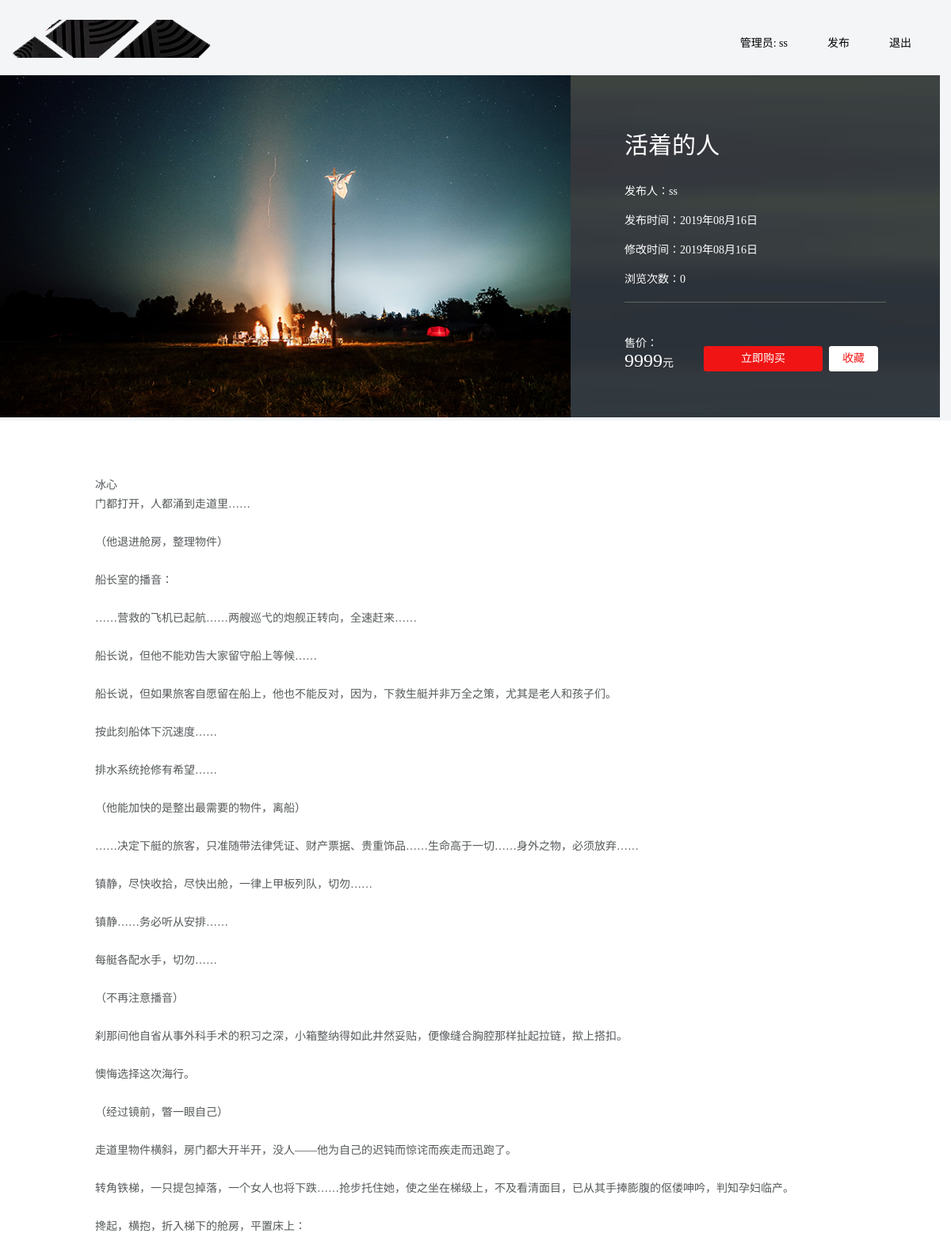
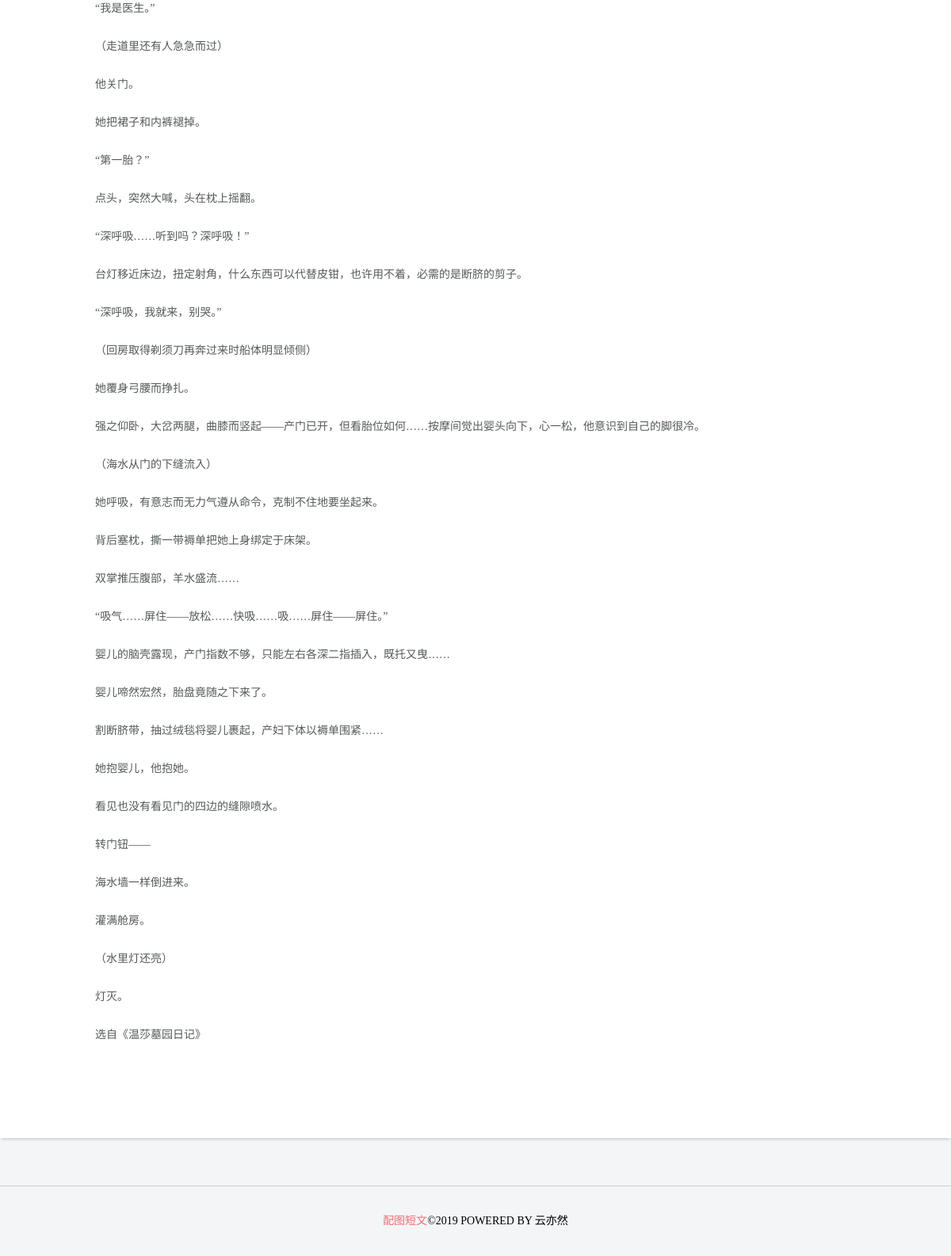
The page /detail.php?id=22 (signed in) on the database its author committed (2 pictures, top to bottom).
### tables this page shows
CREATE TABLE `im_user` (
  `id` int(11) NOT NULL AUTO_INCREMENT COMMENT '主键id',
  `username` varchar(50) DEFAULT NULL COMMENT '用户名',
  `password` varchar(50) DEFAULT NULL COMMENT '密码',
  `create_time` int(11) DEFAULT NULL COMMENT '创建时间',
  PRIMARY KEY (`id`)
);

CREATE TABLE `im_goods` (
  `id` int(11) NOT NULL AUTO_INCREMENT COMMENT '商品id',
  `goods_name` varchar(100) DEFAULT NULL COMMENT '商品名称',
  `price` int(11) DEFAULT NULL COMMENT '商品价格',
  `pic` varchar(255) DEFAULT NULL COMMENT '商品图片',
  `des` varchar(200) DEFAULT NULL COMMENT '商品简介',
  `content` longtext COMMENT '商品详细信息',
  `user_id` int(11) DEFAULT NULL COMMENT '用户id',
  `create_time` int(11) DEFAULT NULL COMMENT '发布时间',
  `update_time` int(11) DEFAULT NULL COMMENT '修改时间',
  `goods_view` int(11) DEFAULT NULL COMMENT '浏览次数',
  PRIMARY KEY (`id`)
);

### lib/fun.php (called while the page is built, shortened)
<?php
function checkLogin()
{
    return true;
}

### detail.php (the view, shortened to what this page needs)
<?php
include_once './lib/fun.php';
if($login = checkLogin())
{
    $user = $_SESSION['user'];
}
$goodsId = isset($_GET['id']) && is_numeric($_GET['id'])?intval($_GET['id']):'';
$sql = "SELECT * FROM im_goods WHERE id = '{$goodsId}'";
$obj = mysql_query($sql);
if(!$goods = mysql_fetch_assoc($obj))
{
    msg(2,'东西不存在','index.php');
}
$sql = "SELECT * FROM im_user WHERE id = '{$goods['user_id']}'";
$obj = mysql_query($sql);
$user = mysql_fetch_assoc($obj);
?>
<!DOCTYPE html>
<html lang="en">
<head>
    <link rel="stylesheet" type="text/css" href="./static/css/common.css" />
    <link rel="stylesheet" type="text/css" href="./static/css/detail.css" />
</head>
<body class="bgf8">
<div class="header">
    <div class="logo f1">
        <img src="./static/image/logo.png">
    </div>
    <div class="auth fr">
        <ul>
            <?php if($login):?>
                <li><span>管理员: <?php echo $user['username'] ?></span></li>
                <li><a href="publish.php">发布</a></li>
                <li><a href="login_out.php">退出</a></li>
            <?php else: ?>
                <li><a href="login.php">登录</a></li>
                <li><a href="register.php">注册</a></li>
            <?php endif; ?>
    </div>
</div>
<div class="content">
    <div class="section" style="margin-top:20px;">
        <div class="width1200">
            <div class="fl"><img src="<?php echo $goods['pic']?>" width="720px" height="432px"/></div>
            <div class="fl sec_intru_bg">
                <dl>
                    <dt><?php echo $goods['goods_name']?></dt>
                    <dd>
                        <p>发布人：<span><?php echo $user['username']?></span></p>
                        <p>发布时间：<span><?php echo date('Y年m月d日',$goods['create_time'])?></span></p>
                        <p>修改时间：<span><?php echo date('Y年m月d日',$goods['update_time'])?></span></p>
                        <p>浏览次数：<span><?php echo $goods['goods_view']?></span></p>
                    </dd>
                </dl>
                <ul>
                    <li>售价：<br/><span class="price"><?php echo $goods['price']?></span>元</li>
                    <li class="btn"><a href="javascript:;" class="btn btn-bg-red" style="margin-left:38px;">立即购买</a></li>
                    <li class="btn"><a href="javascript:;" class="btn btn-sm-white" style="margin-left:8px;">收藏</a></li>
                </ul>
            </div>
        </div>
    </div>
    <div class="secion_words">
        <div class="width1200">
            <div class="secion_wordsCon">
                <?php echo $goods['content']?>
            </div>
        </div>
    </div>
</div>
<div class="footer">
    <p><span>配图短文</span>©2019 POWERED BY 云亦然</p>
</div>
</body>
</html>

### static/css/common.css (style rules this page uses)
* { margin:0; padding:0; }
body { font-size:14px;font-family:"microsoft YaHei"; background:#f4f5f7; }
a { text-decoration:none; }
.fl { float:left; }
.fr { float:right; }
.header { overflow: hidden; width:1200px; height: 50px; margin:25px auto 0 auto; }
.header .logo { width:300px; float:left; }
.header .auth { float:right; }
.header ul { list-style: none;overflow: hidden;line-height:60px; }
.header ul li { float:left;margin-right:50px; }
.header ul li a { color:#000; }
.content { width: 1200px; height:auto; margin: 0 auto; margin-top:20px; }
.footer { height:88px; margin:60px auto 0 auto; width:1200px; border-top:1px solid #CCC; overflow:hidden; }
.footer p { text-align: center;line-height: 88px;margin:0px; }
.footer p span { color:#f96972; }

### static/css/detail.css (style rules this page uses)
.width1200 { width:1200px; margin:auto; overflow:hidden }
.btn { border-radius:3px; -moz-border-radius:3px; -ms-border-radius:3px; -o-border-radius:3px; -webkit-border-radius:3px; text-align:center; }
.btn-bg-red { display:inline-block; width:150px; height:32px; line-height:32px; background-color:#f01414; color:#fff; }
.btn-sm-white { display:inline-block; width:62px; height:32px; line-height:32px; background-color:#fff; color:#f01414; }
.section .sec_intru_bg { background:url(../image/details_01.png) no-repeat center; width:330px; height:368px; color:#fff; padding-top:64px; padding-left:68px; padding-right:68px; font-size:14px; }
.section .sec_intru_bg dl { border-bottom:1px solid #596364; padding-bottom:10px; margin-bottom:40px; }
.section .sec_intru_bg dt { font-size:30px; margin-bottom:20px; }
.section .sec_intru_bg dd { line-height:37px; }
.section .sec_intru_bg ul { overflow:hidden; }
.section .sec_intru_bg ul li { float:left;overflow:hidden; }
.section .sec_intru_bg ul li.btn { margin-top:15px; }
.section .sec_intru_bg ul li span.price { font-size:24px; }
.secion_words .width1200 { box-shadow:0px 4px 3px -2px #d1d1d2; }
.secion_wordsCon { background-color:#fff; padding:70px 120px; font-size:14px; color:#55595a; line-height:24px; box-shadow: 2px 4px 6px #000; }

### rows shown on the page
im_user: username "ss"
im_goods: pic (picture), goods_name "活着的人", create_time "2019年08月16日", update_time "2019年08月16日", goods_view "0", price "9999", content "冰心 门都打开，人都涌到走道里…… （他退进舱房，整理物件） 船长室的播音： ……营救的飞机已起航……两艘巡弋的炮舰正转向，全速赶来…… 船长说，但他不能劝告大家留守船上等候…… 船长说，但如果旅客自愿留在船上，他也不能反对，因为，下救生艇并非万全之策，尤其是老人和孩子们。 按此刻船体下沉速度…… 排水系统抢修有希望…… （他能加快的是整出最需要的物件，离船） ……决定下艇的旅客，只准随带法律凭证、财产票据、贵重饰品……生命高于一切……身外之物，必须放弃…… 镇静，尽快收拾，尽快出舱，一律上甲板列队，切勿…… 镇静……务必听从安排…… 每艇各配水手，切勿…… （不再注意播音） 刹那间他自省从事外科手术的积习之深，小箱整纳得如此井然妥贴，便像缝合胸腔那样扯起拉链，揿上搭扣。 懊悔选择这次海行。 （经过镜前，瞥一眼自己） 走道里物件横斜，房门都大开半开，没人——他为自己的迟钝而惊诧而疾走而迅跑了。 转角铁梯，一只提包掉落，一个女人也将下跌……抢步托住她，使之坐在梯级上，不及看清面目，已从其手捧膨腹的伛偻呻吟，判知孕妇临产。 搀起，横抱，折入梯下的舱房，平置床上： “我是医生。” （走道里还有人急急而过） 他关门。 她把裙子和内裤褪掉。 “第一胎？” 点头，突然大喊，头在枕上摇翻。 “深呼吸……听到吗？深呼吸！” 台灯移近床边，扭定射角，什么东西可以代替皮钳，也许用不着，必需的是断脐的剪子。 “深呼吸，我就来，别哭。” （回房取得剃须刀再奔过来时船体明显倾侧） 她覆身弓腰而挣扎。…"
